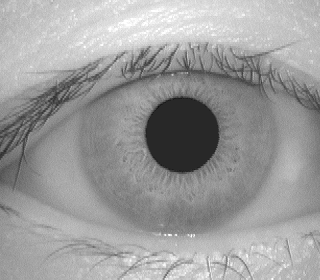
#> input picture CASIA Iris Image Database (version 1.0)/001/1/001_1_1.bmp, 320 x 280 px
$ python -i IrisLocalization.py   (imports and definitions only)
#> lines starting #> are read from the running program, lines starting #| are printed output that depends on the picture; after the words box and inside, x2 and y2 are one past the last pixel; in counts of white or black regions, pixels touching at a corner belong together
#> further down, picture is the input picture: shape (280, 320); min 18, max 255, mean 155.9
import cv2
import numpy as np

def Iris_localize(img):

    #Get maximum value in window.
    # Without this step found that initialization on pupil was suboptimal, this greatly improved the model's ability to recognize the pupil.
    window = 9
    kernel = np.ones((window, window),np.uint8)
    blur_max = cv2.dilate(img, kernel)
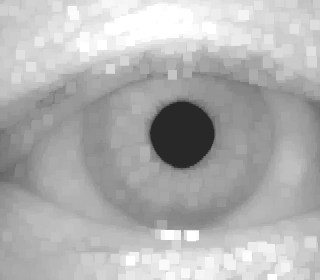
#> blur_max: shape (280, 320); min 40, max 255, mean 177.5

    # Compute the histogram of the image using max kernel
    histogram_x = np.sum(blur_max, axis=0)
#> histogram_x = 320 values, max 53819 at index 284, min 42956 at index 182, mean 49686.8
    Xp = np.argmin(histogram_x)
#> Xp = 182

    histogram_y = np.sum(blur_max, axis=1)
#> histogram_y = 280 values, max 74370 at index 29, min 41209 at index 130, mean 56785
    Yp = np.argmin(histogram_y)
#> Yp = 130
    # Get the image dimensions
    height, width = img.shape
#> height = 280; width = 320

    # Ensure the region does not exceed image bounds
    x_start = max(Xp - 60, 0)
#> x_start = 122
    x_end = min(Xp + 60, width)
#> x_end = 242
    y_start = max(Yp - 60, 0)
#> y_start = 70
    y_end = min(Yp + 60, height)
#> y_end = 190

    # Update Xp, Yp to the center if the region is too small
    if (x_end - x_start) < 120 or (y_end - y_start) < 120:
        Xp = width // 2
        Yp = height // 2
        x_start = max(Xp - 60, 0)
        x_end = min(Xp + 60, width)
        y_start = max(Yp - 60, 0)
        y_end = min(Yp + 60, height)

    region120 = img[y_start:y_end, x_start:x_end]
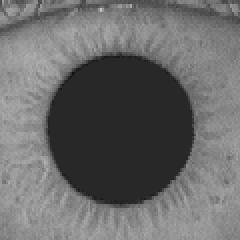
#> region120: shape (120, 120) (shown 2 times larger); min 18, max 197, mean 106

    #Use a threshhold of 64 to localize the pupil
    ret,th1 = cv2.threshold(region120,64,255,cv2.THRESH_BINARY)
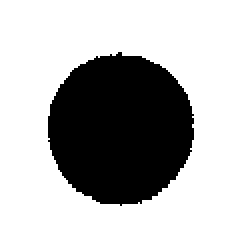
#> th1: shape (120, 120) (shown 2 times larger); 69.9% white; 1 black region, box (x1, y1, x2, y2) and area: (24, 26, 97, 103) 4330

    #Based on the binary image, re-calculate the center of the pupil and estimate
    # the radius of the pupil

    mask1 = np.where(th1 > 0, 1, 0)

    vertical = mask1.sum(axis = 0)
#> vertical = 120 values, max 120 at index 0, min 43 at index 60, mean 83.92
    horizontal = mask1.sum(axis = 1)
#> horizontal = 120 values, max 120 at index 0, min 47 at index 59, mean 83.92

    minyp = np.argmin(horizontal)
#> minyp = 59
    minxp = np.argmin(vertical)
#> minxp = 60
    radius1 = (120 - sum(mask1[minyp])) / 2
#> radius1 = 36.5
    radius2 = (120 - np.sum(mask1,axis=0)[minxp]) / 2
#> radius2 = 38.5
    radius = max(int((radius1 + radius2) /2), 20)
#> radius = 37

    #Hough Circles for pupil
    for loop in range(1,5):
        circles = cv2.HoughCircles(region120,cv2.HOUGH_GRADIENT,1,250, param1=50,param2=10,minRadius=(radius-loop),maxRadius=(radius+loop))
        if type(circles) != type(None):
            break
        else:
            pass
#> this loop made 1 pass
#> circles on pass 1: [[60.5, 64.5, 37.4]]
    circles = np.around(circles)
#> circles = [[60, 64, 37]]

    for i in circles[0,:]:
        #compute the pupil ciricle
        innerCircle = [int(i[0] + Xp - 60),int(i[1] + Yp -60) ,int(i[2])]
#> this loop made 1 pass
#> (i, innerCircle) on pass 1: ([60, 64, 37], [182, 134, 37])


    #ROI for iris
    # Ensure the start and end are integers
    start_y = int(max(0, innerCircle[1] - 120))
#> start_y = 14
    end_y = int(min(height, innerCircle[1] + 120))
#> end_y = 254
    start_x = int(max(0, innerCircle[0] - 120))
#> start_x = 62
    end_x = int(min(width, innerCircle[0] + 120))
#> end_x = 302

    # ROI for iris
    region240 = img[start_y:end_y, start_x:end_x]
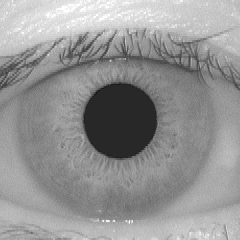
#> region240: shape (240, 240); min 18, max 255, mean 148.4

    #gaussian blur for computing Iris boundary
    region240_blur = cv2.GaussianBlur(region240, (5, 5), 0)
    circles1 = cv2.HoughCircles(region240_blur, cv2.HOUGH_GRADIENT,1,250, param1=30,param2=10,minRadius=98,maxRadius=118)
#> circles1 = [[115.5, 123.5, 98.7]]
    circles1 = np.around(circles1)
#> circles1 = [[116, 124, 99]]


    for i in circles1[0,:]:
        # compute the outer circle
        outerCircle = [int(i[0]+ innerCircle[0] - 135),int(i[1] + innerCircle[1] - 120),int(i[2])   ]
#> this loop made 1 pass
#> (i, outerCircle) on pass 1: ([116, 124, 99], [163, 138, 99])

    # After computing the innerCircle and outterCircle...
    inner_x, inner_y, inner_r = innerCircle
#> inner_x = 182; inner_y = 134; inner_r = 37
    outer_x, outer_y, outer_r = outerCircle
#> outer_x = 163; outer_y = 138; outer_r = 99

    # Compute the distance between the centers of the two circles
    distance = np.sqrt((inner_x - outer_x)**2 + (inner_y - outer_y)**2)
#> distance = 19.42

    # Check if the outer circle's center is outside the inner circle
    if distance > 15:
        outerCircle[0] = inner_x + np.finfo(np.float32).eps*(outerCircle[0]-inner_x) # add sgn(o-i) to preserve (some) directionality
        outerCircle[1] = inner_y + np.finfo(np.float32).eps*(outerCircle[1]-inner_y)


    return(innerCircle,outerCircle)

>>> import cv2
>>> picture = cv2.imread('CASIA Iris Image Database (version 1.0)/001/1/001_1_1.bmp', cv2.IMREAD_GRAYSCALE)
>>> result = Iris_localize(picture)
#> result = ([182, 134, 37], [182, 134, 99])

$ run again, on CASIA Iris Image Database (version 1.0)/001/1/001_1_2.bmp
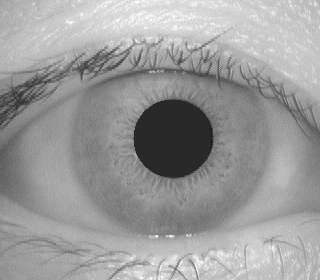
#> input picture CASIA Iris Image Database (version 1.0)/001/1/001_1_2.bmp, 320 x 280 px
#> picture is the input picture: shape (280, 320); min 18, max 255, mean 155
#> histogram_x = 320 values, max 55969 at index 289, min 43055 at index 0, mean 49459.4
#> in Iris_localize, `Xp = np.argmin(histogram_x)`: Xp = 0
#> histogram_y = 280 values, max 74557 at index 17, min 40808 at index 134, mean 56525.1
#> in Iris_localize, `Yp = np.argmin(histogram_y)`: Yp = 134
#> in Iris_localize, `x_start = max(Xp - 60, 0)`: x_start = 0
#> in Iris_localize, `x_end = min(Xp + 60, width)`: x_end = 60
#> in Iris_localize, `y_start = max(Yp - 60, 0)`: y_start = 74
#> in Iris_localize, `y_end = min(Yp + 60, height)`: y_end = 194
#> in Iris_localize, `ret,th1 = cv2.threshold(region120,64,255,cv2.THRESH_BINARY)`:
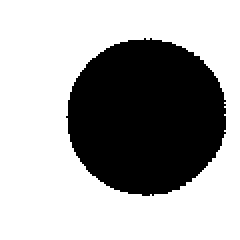
#> th1: shape (120, 120) (shown 2 times larger); 66% white; 1 black region, box (x1, y1, x2, y2) and area: (33, 19, 113, 98) 4890
#> vertical = 120 values, max 120 at index 0, min 41 at index 72, mean 79.25
#> horizontal = 120 values, max 120 at index 0, min 40 at index 58, mean 79.25
#> minyp = 58
#> minxp = 72
#> radius1 = 40
#> radius2 = 39.5
#> radius = 39
#> the loop in Iris_localize, `for loop in range(1,5):` made 1 pass
#> circles on pass 1: [[73.5, 58.5, 39.4]]
#> in Iris_localize, `circles = np.around(circles)`: circles = [[74, 58, 39]]
#> the loop in Iris_localize, `for i in circles[0,:]:` made 1 pass
#> (i, innerCircle) on pass 1: ([74, 58, 39], [174, 138, 39])
#> start_y = 18
#> end_y = 258
#> start_x = 54
#> end_x = 294
#> in Iris_localize, `region240 = img[start_y:end_y, start_x:end_x]`:
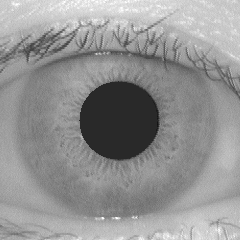
#> region240: shape (240, 240); min 18, max 255, mean 147.2
#> in Iris_localize, `circles1 = cv2.HoughCircles(region240_blur, cv2.HOUGH_GRADIENT,1,250, ..`: circles1 = [[114.5, 122.5, 99.8]]
#> in Iris_localize, `circles1 = np.around(circles1)`: circles1 = [[114, 122, 100]]
#> the loop in Iris_localize, `for i in circles1[0,:]:` made 1 pass
#> (i, outerCircle) on pass 1: ([114, 122, 100], [153, 140, 100])
#> inner_x = 174; inner_y = 138; inner_r = 39
#> outer_x = 153; outer_y = 140; outer_r = 100
#> distance = 21.1
#> result = ([174, 138, 39], [174, 138, 100])
